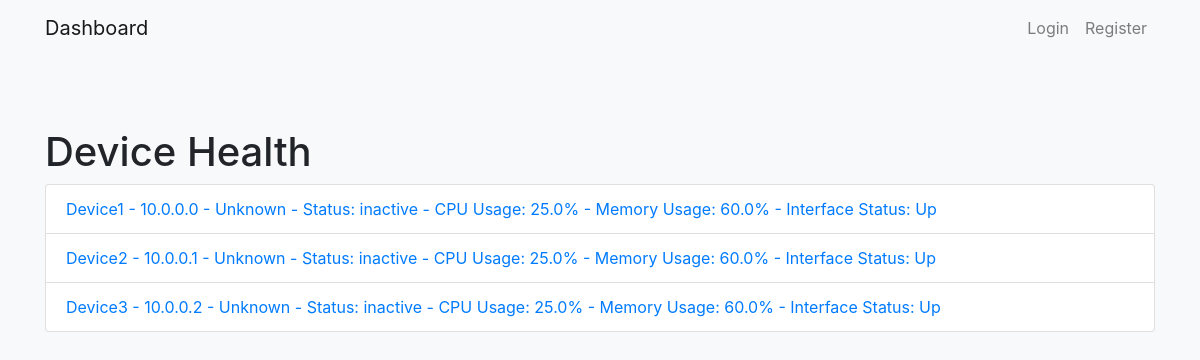
Screenshot of /netmiko/device/health/ with the database file from the repository.
### netmiko/models.py (models this page shows, shortened)
class Device(models.Model):
    name = models.CharField(max_length=100)
    ip_address = models.GenericIPAddressField()
    username = models.CharField(max_length=100)
    password = models.CharField(max_length=100)
    platform = models.CharField(max_length=50,default='Unknown')
    status = models.CharField(max_length=20,default='inactive')
    cpu_usage = models.FloatField(null=True, blank=True)
    memory_usage = models.FloatField(null=True, blank=True)
    interface_status = models.BooleanField(default=False)
    device_name = models.CharField(max_length=100,default='Unknown')

### netmiko/views.py (the view)
# urls.py: path('device/health/',views.device_health, name='device_health'),
def device_health(request):
    devices = Device.objects.all()
    for device in devices:
        device.cpu_usage = 25.0
        device.memory_usage = 60.0
        device.interface_status = True  # Assume interfaces are up.
    return render(request, 'device_health.html', {'devices': devices})

### netmiko/templates/device_health.html
{% extends 'base.html' %}
{% block content %}
<div class="container">
  <h1 class="mt-5">Device Health</h1>
  <ul class="list-group">
    {% for device in devices %}
      <li class="list-group-item">
        <a class="text-decoration-none" href="{% url 'netmiko:device_detail' device_id=device.id %}">
            {{ device.name }} - {{ device.ip_address }} - {{ device.platform }} - Status: {{ device.status }}
        {% if device.cpu_usage %}
            - CPU Usage: {{ device.cpu_usage }}%
        {% endif %}
        {% if device.memory_usage %}
            - Memory Usage: {{ device.memory_usage }}%
        {% endif %}
        {% if device.interface_status %}
            - Interface Status: Up
        {% else %}
            - Interface Status: Down
        {% endif %}
        </a>
      </li>
    {% empty %}
      <li class="list-group-item">No devices found.</li>
    {% endfor %}
  </ul>
</div>
{% endblock %}

### rows the page displays
Device: name "Device1", ip_address "10.0.0.0", platform "Unknown", status "inactive", cpu_usage "25.0", memory_usage "60.0", interface_status "- Interface Status: Up"
Device: name "Device2", ip_address "10.0.0.1", platform "Unknown", status "inactive", cpu_usage "25.0", memory_usage "60.0", interface_status "- Interface Status: Up"
Device: name "Device3", ip_address "10.0.0.2", platform "Unknown", status "inactive", cpu_usage "25.0", memory_usage "60.0", interface_status "- Interface Status: Up"
